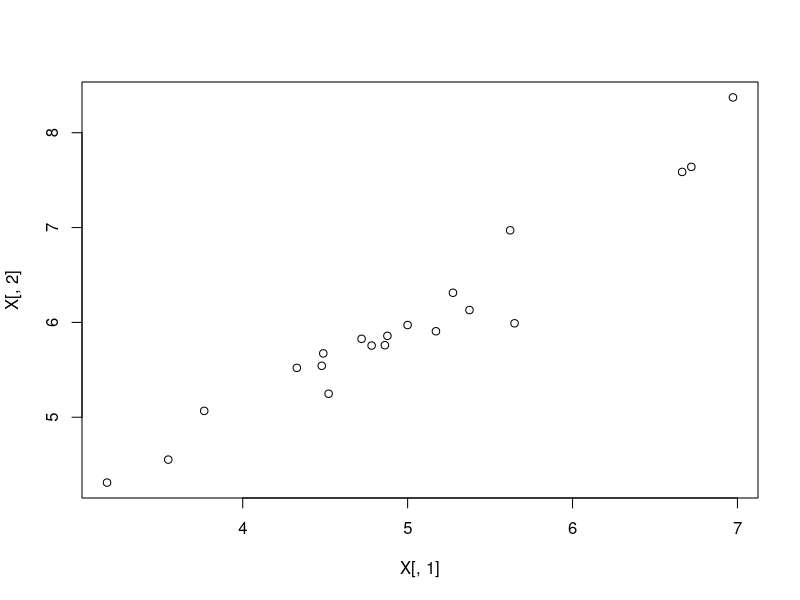
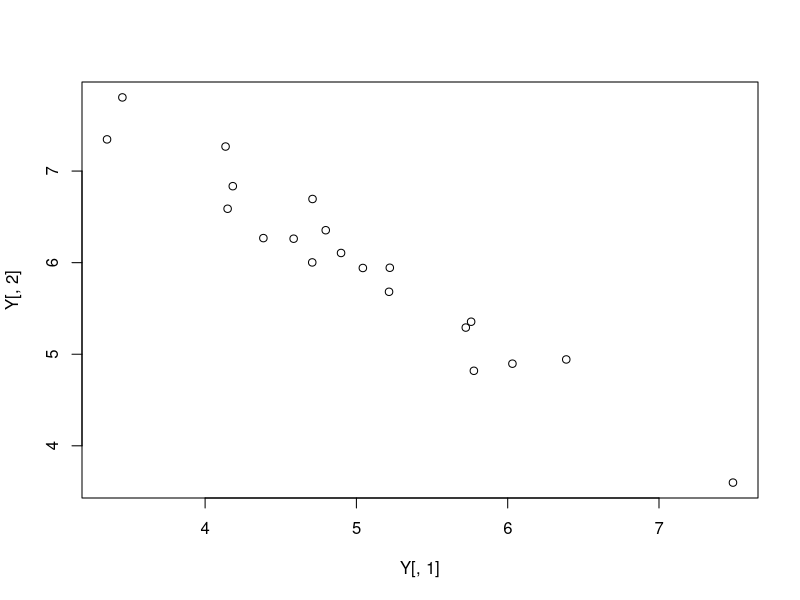
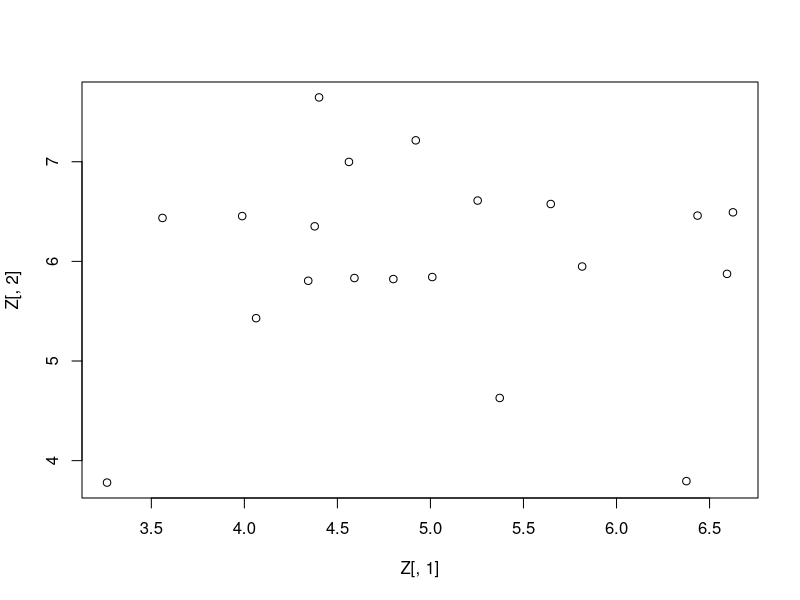
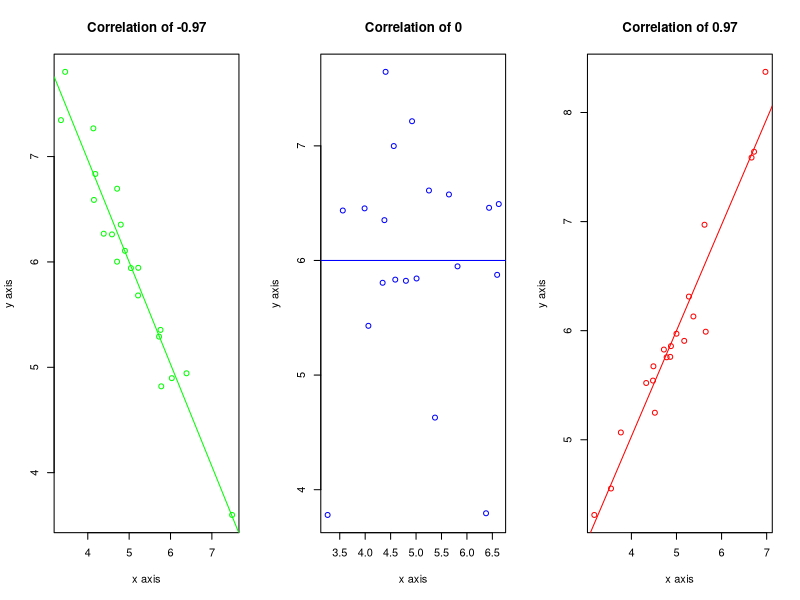

Generate these figures, in order, with R:
library(MASS)

X<-mvrnorm(20,mu=c(5,6),Sigma=matrix(c(1,0.97,0.97,1),ncol=2),empirical=TRUE)
X
cor(X)
plot(X[,1], X[,2])

Y<-mvrnorm(20,mu=c(5,6),Sigma=matrix(c(1,-0.97,-0.97,1),ncol=2),empirical=TRUE)
Y
cor(Y)
plot(Y[,1], Y[,2])

Z<-mvrnorm(20,mu=c(5,6),Sigma=matrix(c(1,0,0,1),ncol=2),empirical=TRUE)
Z
cor(Z)
plot(Z[,1], Z[,2])

par(mfrow=c(1,3))
plot(Y[,1], Y[,2], main = "Correlation of -0.97", col = "green", xlab = "x axis", ylab = "y axis")
abline(lm(Y[,2] ~ Y[,1]), col = "green")
plot(Z[,1], Z[,2], main = "Correlation of 0", col = "blue", xlab = "x axis", ylab = "y axis")
abline(lm(Z[,2] ~ Z[,1]), col = "blue")
plot(X[,1], X[,2], main = "Correlation of 0.97", col = "red", xlab = "x axis", ylab = "y axis")
abline(lm(X[,2] ~ X[,1]), col = "red")